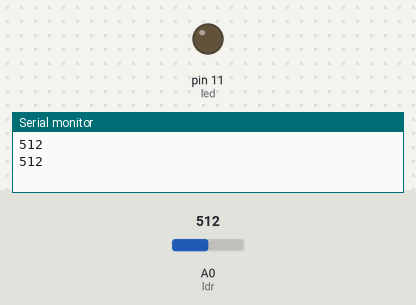
A sketch run on a simulated Arduino Uno, built with avr-gcc and run on an emulated ATmega328P. Shown: output pins drawn as LEDs (lit = HIGH), the last lines printed to the serial monitor. The inputs (shaded band) are chosen by the test bench; at power-on: A0 (ldr) = 512.

Above: at 1.8 s.
1.9 s: A0 (ldr) set to 492
At 2.5 s:
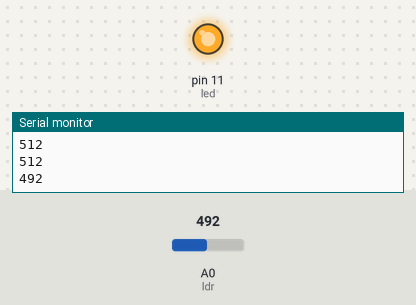
3.5 s: A0 (ldr) set to 510
At 5.2 s:
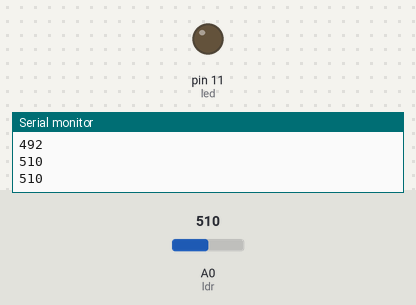
5.5 s: A0 (ldr) set to 490
At 6.8 s:
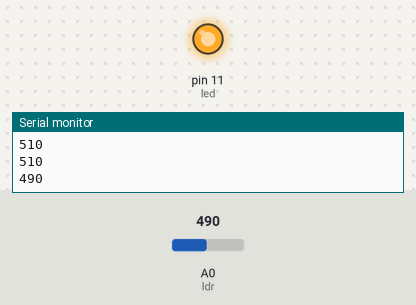
Timing chart, 0 to 8.5 s (numbered marks = the images above; inputs shaded):
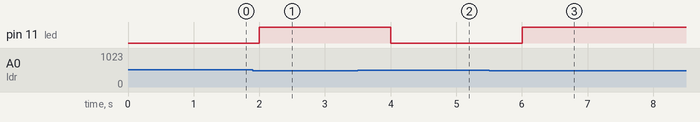

Measured:
- the behaviour switches between 500 and 499 on A0 (ldr) (found by bisection; images 0 and 1)
- after the input at 1.9 s, pin 11 (led): LOW → HIGH after 0.10 s
- after the input at 3.5 s, pin 11 (led): HIGH → LOW after 0.50 s
- after the input at 5.5 s, pin 11 (led): LOW → HIGH after 0.50 s

The sketch:

LDRSensorLuminosidade.ino
```cpp
/*
LDR Sensor de Luminosidade "Entrada de Dados"
O Led acende o sensor LDR estiver com valor menor do que 500
*/

int ldr = A0;
int valor = 0;
int led = 11;

void setup(){
	pinMode(led, OUTPUT);
	Serial.begin(9600);
}

void loop(){
	valor = analogRead(ldr);
	Serial.println(valor);

	if(valor < 500){
		digitalWrite(led, 1);
	}else{
		digitalWrite(led, 0);
	}

	delay(1000);
}
```
